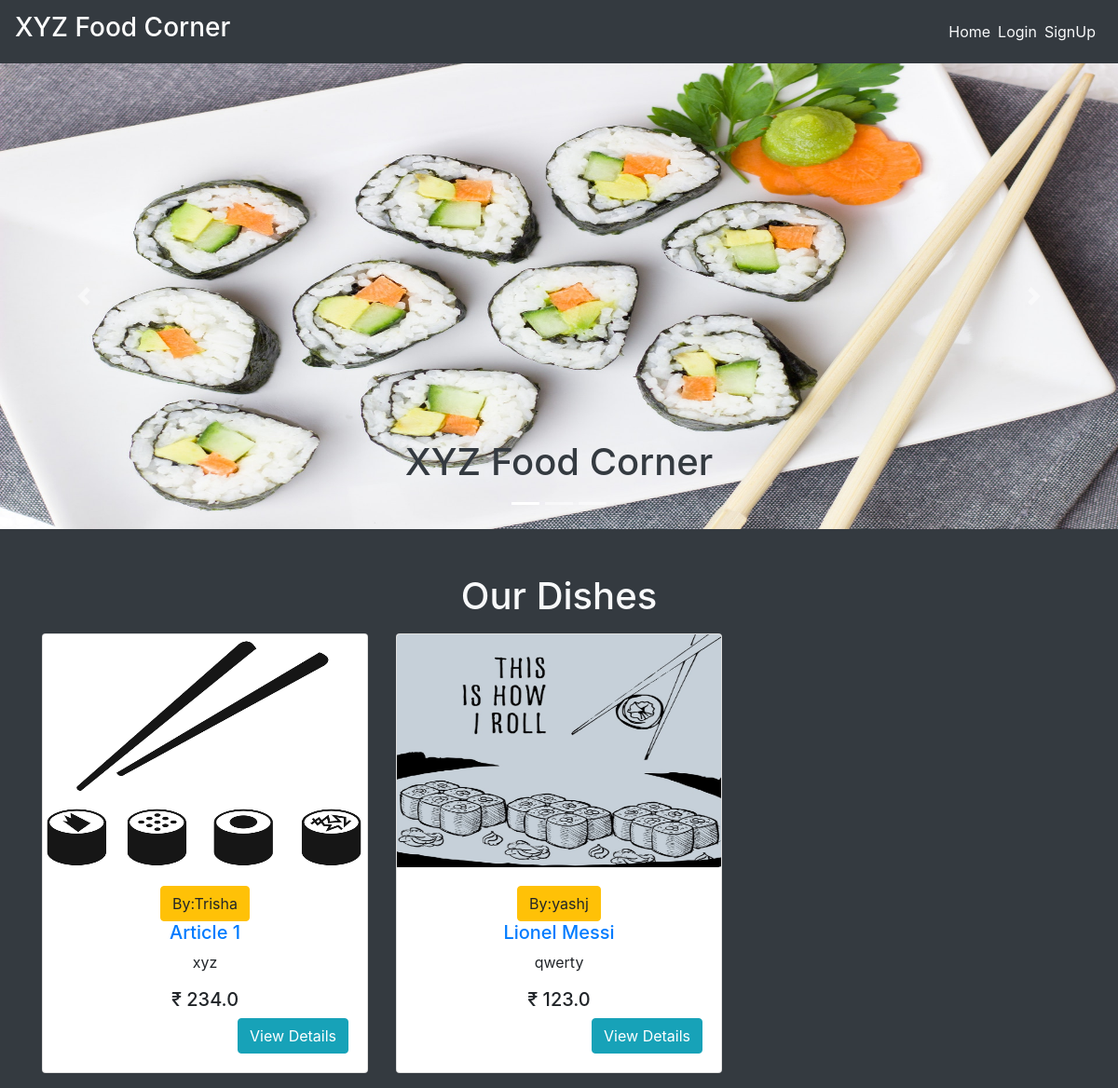
The page / on the database its author committed.
### main/models.py (models this page shows, shortened)
class Item(models.Model):
    LABELS = (
        ('BestSeller', 'BestSeller'),
        ('New', 'New'),
        ('Spicy🔥', 'Spicy🔥'),
    )
    LABEL_COLOUR = (
        ('danger', 'danger'),
        ('success', 'success'),
        ('primary', 'primary'),
        ('info', 'info')
    )
    title = models.CharField(max_length=150)
    description = models.CharField(max_length=250,blank=True)
    price = models.FloatField()
    pieces = models.IntegerField(default=6)
    instructions = models.CharField(max_length=250,default="Jain Option Available")
    image = models.ImageField(default='default.png', upload_to='images/')
    labels = models.CharField(max_length=25, choices=LABELS, blank=True)
    label_colour = models.CharField(max_length=15, choices=LABEL_COLOUR, blank=True)
    slug = models.SlugField(default="sushi_name")
    created_by = models.ForeignKey(User, on_delete=models.CASCADE)

### main/views.py (the view)
# urls.py: path('', MenuListView.as_view(), name='home'),
class MenuListView(ListView):
    model = Item
    template_name = 'main/home.html'
    context_object_name = 'menu_items'

### main/templates/main/home.html (shortened to what this page needs)
{% extends "main/layout.html" %}
{% block content %}
  <div class="home bg-dark">
    <div id="carouselExampleCaptions" class="carousel slide mb-5" data-ride="carousel" style="height: 500px;">
        <ol class="carousel-indicators">
          <li data-target="#carouselExampleCaptions" data-slide-to="0" class="active"></li>
          <li data-target="#carouselExampleCaptions" data-slide-to="1"></li>
          <li data-target="#carouselExampleCaptions" data-slide-to="2"></li>
        </ol>
        <div class="carousel-inner">
          <div class="carousel-item active">
            <img src="../media/sushi.jpg" class="d-block w-100" alt="sushi1" height="500px">
            <div class="carousel-caption d-none d-md-block text-dark">
              <h1>XYZ Food Corner</h1>
            </div>
          </div>
        </div>
        <a class="carousel-control-prev" href="#carouselExampleCaptions" role="button" data-slide="prev">
          <span class="carousel-control-prev-icon" aria-hidden="true"></span>
        </a>
        <a class="carousel-control-next" href="#carouselExampleCaptions" role="button" data-slide="next">
          <span class="carousel-control-next-icon" aria-hidden="true"></span>
        </a>
    </div>
    <div class="container">
      <h1 class="text-center text-light mb-3">Our Dishes</h1>
      <div class="row">
        {% for item in menu_items %}
            <div class="col-sm-4">
                <div class="card mb-3" style="height: fit-content; overflow: auto;">
                  <img src="{{ item.image.url }}" style="height: 250px;">
                    <div class="card-body text-center">
                      <button class="btn btn-warning">By:{{ item.created_by }}</button>
                      <h5 class="text-center"><a href="{% url 'main:dishes' item.slug %}">{{ item.title }} </a><span class="badge badge-{{ item.label_colour }}">{{ item.labels }}</span></h5>
                      <p class="text-center">{{ item.description }}</p>
                      <h5 class="text-center">₹ {{ item.price }}</h5>
                      <a href="{% url 'main:dishes' item.slug %}" class="btn btn-info float-right">View Details</a>
                    </div>
                </div>
            </div>
        {% endfor %}
      </div>
    </div>
  </div>
{% endblock content %}

### main/templates/main/layout.html (shortened to what this page needs)
{% load get_group %}
{% load static %}
<!DOCTYPE html>
<html lang="en">
<head>
    <link rel="stylesheet" href="https://maxcdn.bootstrapcdn.com/bootstrap/4.0.0/css/bootstrap.min.css">
    <link rel="stylesheet" type="text/css" href="{% static 'main/styles.css' %}">
</head>
<body>
    <nav class="navbar navbar-expand-lg navbar-dark bg-dark">
        <a class="navbar-brand" href="/"><h3>XYZ Food Corner</h3></a>
        <div class="collapse navbar-collapse" id="navbarNav">
            <ul class="navbar-nav ml-auto">
                    <li><a href="{% url 'main:home' %}" class="mr-2 text-light">Home</a></li>
                {% if user.is_authenticated %}
                    {% if request.user|has_group:"admin_owner" %}
                        <li><a href="{% url 'main:admin_dashboard' %}" class="mr-2 text-light">DashBoard</a></li>
                        <li>
                            <form class="logout-link" action="{% url 'accounts:logout' %}" method="post">
                                {% csrf_token %}
                                <button type="submit" class="mr-2">Logout</button>
                            </form>
                        </li>
                    {% else %}
                        <li><a href="{% url 'main:cart' %}" class="mr-2 text-light">My Cart🛒</a></li>
                        <li><a href="{% url 'main:order_details' %}" class="mr-2 text-light">Your Orders</a></li>
                        <li>
                            <form class="logout-link" action="{% url 'accounts:logout' %}" method="post">
                                {% csrf_token %}
                                <button type="submit" class="mr-2">Logout</button>
                            </form>
                        </li>
                    {% endif %}
                {% else %}
                    <li><a href="{% url 'accounts:login' %}" class="mr-2 text-light">Login</a></li>
                    <li><a href="{% url 'accounts:signup' %}" class="mr-2 text-light">SignUp</a></li>
                {% endif %}
            </ul>
        </div>
    </nav>
    <main role="main">
        {% block content %}{% endblock %}
    </main>

### rows shown on the page
Item: image (picture), created_by "Trisha", title "Article 1", description "xyz", price "234.0"
Item: image (picture), created_by "yashj", title "Lionel Messi", description "qwerty", price "123.0"
